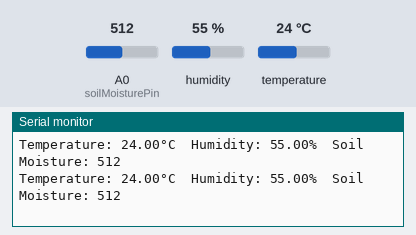
Bench run of a sketch on a simulated Arduino Uno, built with avr-gcc and run on an emulated ATmega328P. On the bench: the last lines printed to the serial monitor. The inputs (shaded band) are chosen by the test bench; at power-on: humidity 55 %, A0 (soilMoisturePin) = 512, temperature 24 °C.

Above: at 2.8 s.
2.9 s: humidity set to 22 %
At 5.3 s:
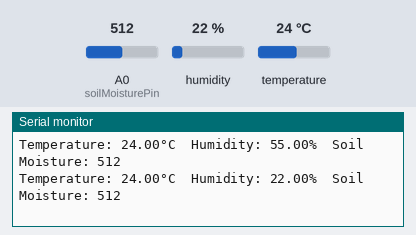
5.6 s: A0 (soilMoisturePin) set to 716
At 6.7 s:
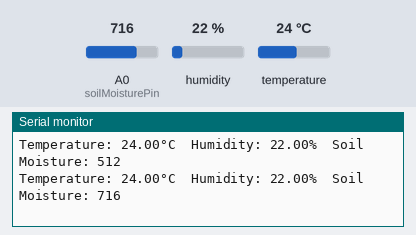
8.3 s: temperature set to 12 °C
At 10.8 s:
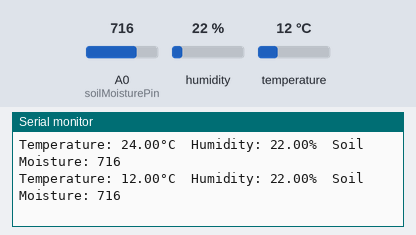
11.0 s: A0 (soilMoisturePin) set to 900
At 12.9 s:
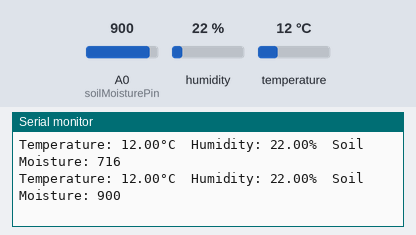
13.7 s: humidity set to 40 %
At 15.3 s:
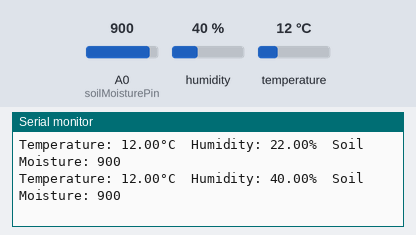
Timing chart, 0 to 16.8 s (numbered marks = the images above; inputs shaded):
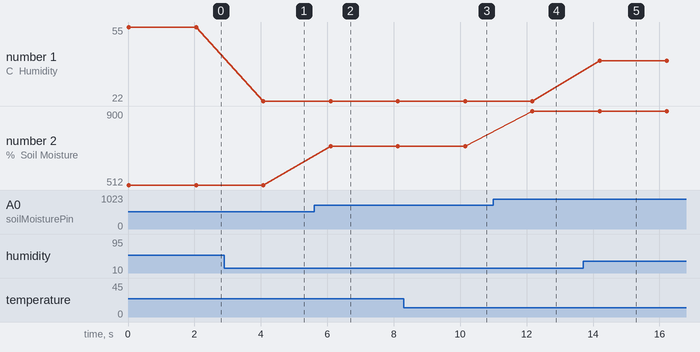

The sketch:

soilmoisturedht.ino.ino
```cpp
#include <DHT.h>

#define DHTPIN 2
#define DHTTYPE DHT11
DHT dht(DHTPIN, DHTTYPE);

int soilMoisturePin = A0;

void setup() {
  Serial.begin(9600);
  dht.begin();
}

void loop() {
  // Read DHT11 values
  float temp = dht.readTemperature();
  float hum = dht.readHumidity();

  // Read Soil Moisture
  int soilValue = analogRead(soilMoisturePin);

  // Print values
  Serial.print("Temperature: ");
  Serial.print(temp);
  Serial.print("°C  Humidity: ");
  Serial.print(hum);
  Serial.print("%  Soil Moisture: ");
  Serial.println(soilValue);

  delay(2000);
}
```

Measured:
- after the input at 2.9 s, the serial monitor: prints a new line after 1.2 s (image 1)
- after the input at 5.6 s, the serial monitor: prints a new line after 0.50 s (image 2)
- after the input at 8.3 s, the serial monitor: prints a new line after 1.8 s (image 3)
- after the input at 11.0 s, the serial monitor: prints a new line after 1.2 s (image 4)
- after the input at 13.7 s, the serial monitor: prints a new line after 0.50 s (image 5)
- plotted number 1: 55 → 22 after the input at 2.9 s, 22 → 40 after the input at 13.7 s
- plotted number 2: 512 → 716 after the input at 5.6 s, 716 → 900 after the input at 11.0 s
